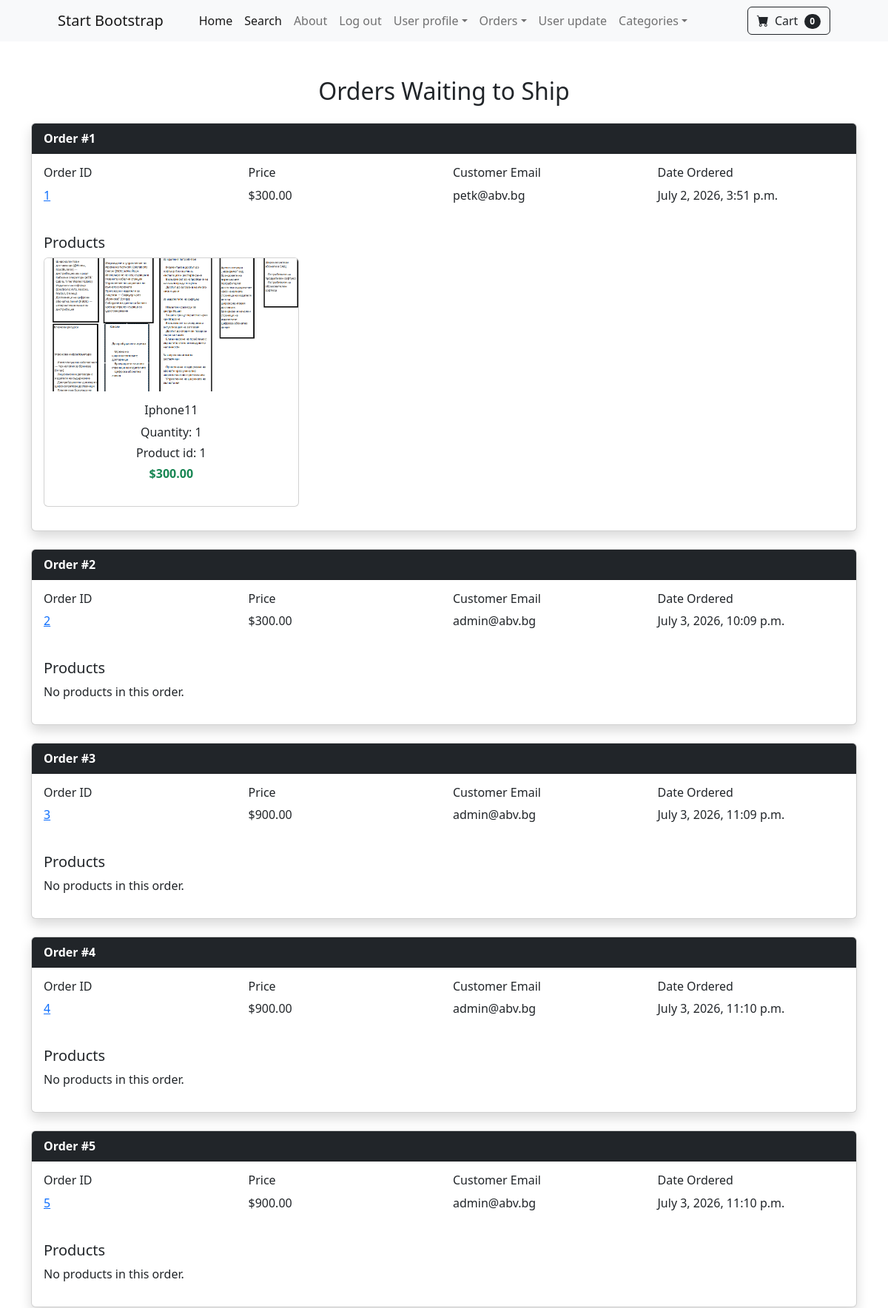
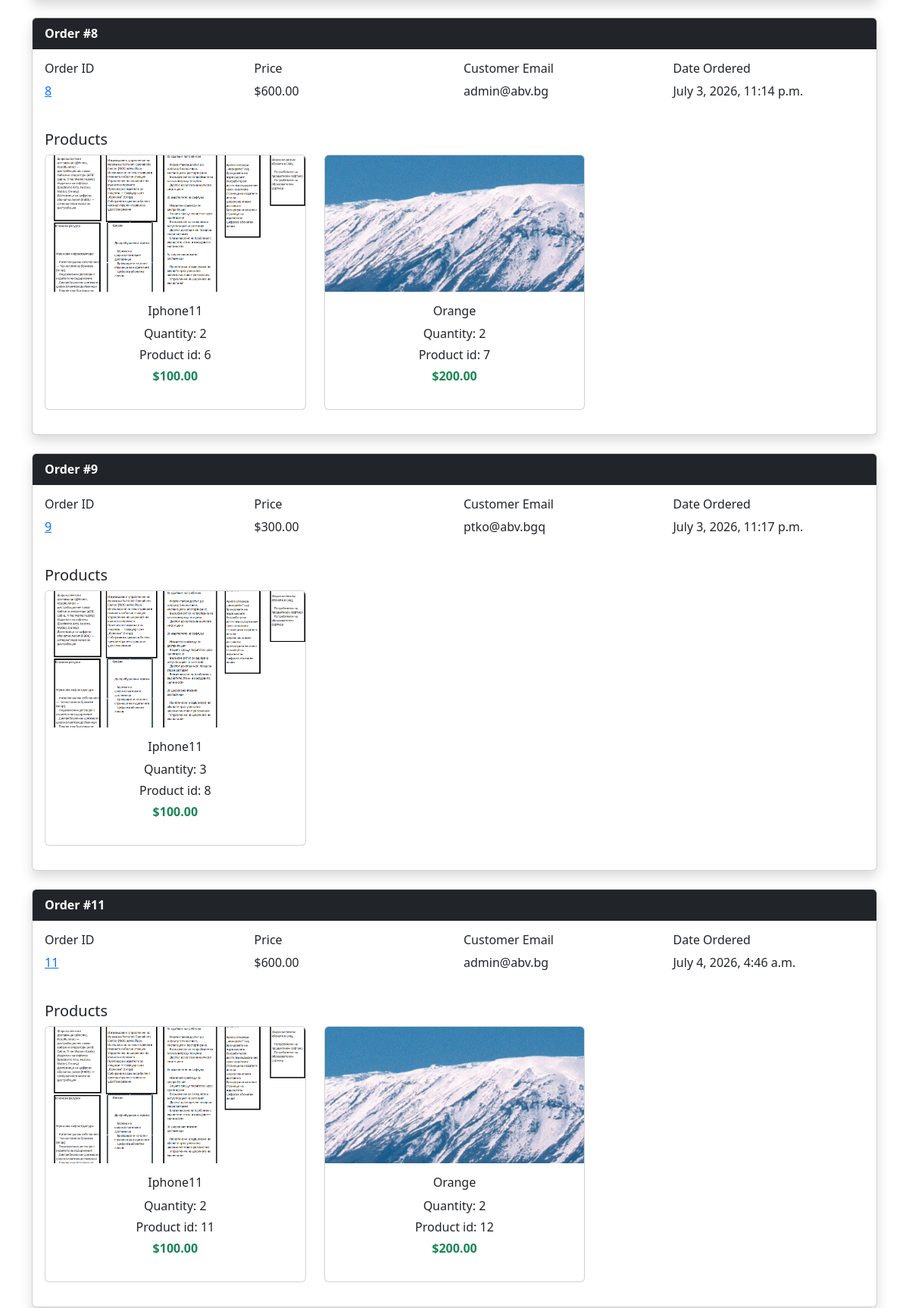
Page /payment/not_shipped_dash (signed in, upper part) on the committed database (2 pictures, top to bottom).
### payment/models.py (models this page shows, shortened)
class Order(models.Model):
    user=models.ForeignKey(User,on_delete=models.CASCADE,null=True,blank=True)
    full_name=models.CharField(max_length=100)
    email=models.EmailField(max_length=100)
    shipping_address=models.TextField(max_length=100)
    amount_paid=models.DecimalField(max_digits=10,decimal_places=2)
    date_ordered = models.DateTimeField(auto_now_add=True)
    shipped=models.BooleanField(default=False)
    date_shipped=models.DateTimeField(blank=True, null=True)

class OrderItem(models.Model):
    order=models.ForeignKey(Order,on_delete=models.CASCADE,null=True)
    product=models.ForeignKey(Product,on_delete=models.CASCADE,null=True)
    user=models.ForeignKey(User,on_delete=models.CASCADE,null=True,blank=True)
    quantity=models.PositiveBigIntegerField(default=1)
    price=models.DecimalField(max_digits=10,decimal_places=2)

### core/models.py (models this page shows, shortened)
class Product(models.Model):
    name = models.CharField(max_length=100)
    price = models.DecimalField(default=0, max_digits=10, decimal_places=2)
    description = models.TextField(max_length=500,default="",blank=True,null=True)
    image=models.ImageField(upload_to='uploads/product/')
    category = models.ForeignKey(Category, on_delete=models.CASCADE,default=1)
    is_Sale=models.BooleanField(default=False)
    sale_price = models.DecimalField(default=0, max_digits=10, decimal_places=2)

### payment/views.py (the view)
# urls.py: path('not_shipped_dash', views.not_shipped_dash, name='not_shipped_dash'),
def not_shipped_dash(request):
    if request.user.is_authenticated and request.user.is_superuser:
        order = (
            Order.objects
            .filter(shipped=False)
            .prefetch_related('orderitem_set__product')
        )
        return render(
            request,
            "payment/not_shipped_dash.html",
            {"order": order}
        )
    return redirect('core:index')

### core/context_processors.py (called while the page is built)
def categories(request):
    return {'category': Category.objects.all()}

def cart(request):
    return {'cart':Cart(request)}

### core/models.py (called while the page is built)
  def __str__(self):
      return self.name

### payment/templates/payment/not_shipped_dash.html
{% extends 'base.html' %}
{% block content %}
<div class="container py-5">
    <h2 class="text-center mb-4">Orders Waiting to Ship</h2>
    {% for orders in order %}
    <div class="card shadow mb-4">
        <div class="card-header bg-dark text-white">
            <strong>Order #{{ orders.id }}</strong>
        </div>
        <div class="card-body">
            <div class="row mb-4">
                <div class="col-md-3">
                    <h6>Order ID</h6>
                  <a href="{% url 'orders' orders.id %}">  <p>{{ orders.id }}</p> </a>
                </div>
                <div class="col-md-3">
                    <h6>Price</h6>
                    <p>${{ orders.amount_paid }}</p>
                </div>
                <div class="col-md-3">
                    <h6>Customer Email</h6>
                    <p>{{ orders.email }}</p>
                </div>
                <div class="col-md-3">
                    <h6>Date Ordered</h6>
                    <p>{{ orders.date_ordered }}</p>
                </div>
            </div>
            <h5>Products</h5>
            <div class="row">
                {% for item in orders.orderitem_set.all %}
                <div class="col-md-4 mb-3">
                    <div class="card h-100">
                        <img src="{{ item.product.image.url }}"
                             class="card-img-top"
                             style="height:180px; object-fit:cover;">
                        <div class="card-body text-center">
                            <h6>{{ item.product.name }}</h6>
                            <p class="mb-1">
                                Quantity: {{ item.quantity }}
                            </p>
                             <p class="mb-1">
                                Product id: {{ item.id }}
                            </p>
                            <p class="fw-bold text-success">
                                ${{ item.price }}
                            </p>
                        </div>
                    </div>
                </div>
                {% empty %}
                <p>No products in this order.</p>
                {% endfor %}
            </div>
        </div>
    </div>
    {% endfor %}
</div>
{% endblock %}

### rows in the picture
Order: id "1", amount_paid "300.00", email "petk@abv.bg", date_ordered "July 2, 2026, 3:51 p.m."
OrderItem: product.image (picture), product.name "Iphone11", quantity "1", id "1", price "300.00"
Order: id "2", amount_paid "300.00", email "admin@abv.bg", date_ordered "July 3, 2026, 10:09 p.m."
Order: id "3", amount_paid "900.00", email "admin@abv.bg", date_ordered "July 3, 2026, 11:09 p.m."
Order: id "4", amount_paid "900.00", email "admin@abv.bg", date_ordered "July 3, 2026, 11:10 p.m."
Order: id "5", amount_paid "900.00", email "admin@abv.bg", date_ordered "July 3, 2026, 11:10 p.m."
Order: id "8", amount_paid "600.00", email "admin@abv.bg", date_ordered "July 3, 2026, 11:14 p.m."
OrderItem: product.image (picture), product.name "Iphone11", quantity "2", id "6", price "100.00"
OrderItem: product.image (picture), product.name "Orange", quantity "2", id "7", price "200.00"
Order: id "9", amount_paid "300.00", email "ptko@abv.bgq", date_ordered "July 3, 2026, 11:17 p.m."
OrderItem: product.image (picture), product.name "Iphone11", quantity "3", id "8", price "100.00"
Order: id "11", amount_paid "600.00", email "admin@abv.bg", date_ordered "July 4, 2026, 4:46 a.m."
OrderItem: product.image (picture), product.name "Iphone11", quantity "2", id "11", price "100.00"
OrderItem: product.image (picture), product.name "Orange", quantity "2", id "12", price "200.00"

### other values in the picture
{{ cart.cart|length }} "0"
